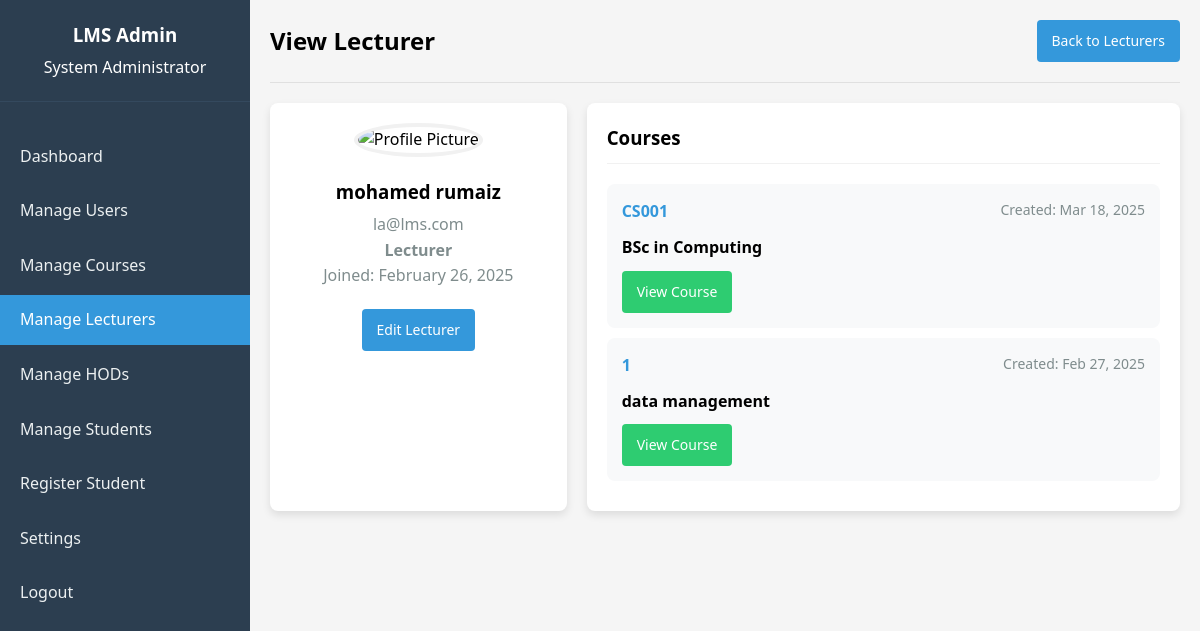
The page /admin/lecturer/view_lecturer.php?id=7 (signed in) on the database its author committed.
### tables this page shows
CREATE TABLE `users` (
  `user_id` int(11) NOT NULL,
  `email` varchar(100) NOT NULL,
  `password` varchar(255) NOT NULL,
  `role` enum('admin','lecturer','student','hod') DEFAULT NULL,
  `first_name` varchar(50) NOT NULL,
  `last_name` varchar(50) NOT NULL,
  `profile_picture` varchar(255) DEFAULT NULL,
  `created_at` timestamp NOT NULL DEFAULT current_timestamp(),
  `updated_at` timestamp NOT NULL DEFAULT current_timestamp() ON UPDATE current_timestamp()
);

CREATE TABLE `courses` (
  `course_id` int(11) NOT NULL,
  `course_code` varchar(20) NOT NULL,
  `title` varchar(100) NOT NULL,
  `description` text DEFAULT NULL,
  `lecturer_id` int(11) DEFAULT NULL,
  `created_at` timestamp NOT NULL DEFAULT current_timestamp(),
  `updated_at` timestamp NOT NULL DEFAULT current_timestamp() ON UPDATE current_timestamp()
);

### admin/lecturer/view_lecturer.php (the view, shortened to what this page needs)
<?php
require_once '../../config.php';
$lecturerId = $_GET['id'];
$stmt = $conn->prepare("
    SELECT user_id, email, first_name, last_name, created_at, profile_picture
    FROM users
    WHERE user_id = ? AND role = 'lecturer'
");
$stmt->bind_param("i", $lecturerId);
$stmt->execute();
$result = $stmt->get_result();
$lecturer = $result->fetch_assoc();
$coursesStmt = $conn->prepare("
    SELECT course_id, course_code, title, created_at
    FROM courses
    WHERE lecturer_id = ?
    ORDER BY created_at DESC
");
$coursesStmt->bind_param("i", $lecturerId);
$coursesStmt->execute();
$coursesResult = $coursesStmt->get_result();
$pageTitle = "View Lecturer";
?>
<!DOCTYPE html>
<html lang="en">
<head>
    <link rel="stylesheet" href="../../assets/css/style.css">
</head>
<body>
    <div class="dashboard-container">
        <div class="sidebar">
            <div class="sidebar-header">
                <h3>LMS Admin</h3>
                <p><?php echo $_SESSION['first_name'] . ' ' . $_SESSION['last_name']; ?></p>
            </div>
            <ul class="sidebar-menu">
                <li><a href="../dashboard.php">Dashboard</a></li>
                <li><a href="../users.php">Manage Users</a></li>
                <li><a href="../courses.php">Manage Courses</a></li>
                <li><a href="lecturers.php" class="active">Manage Lecturers</a></li>
                <li><a href="../hod/hod.php">Manage HODs</a></li>
                <li><a href="../students.php">Manage Students</a></li>
                <li><a href="../register_student.php">Register Student</a></li>
                <li><a href="../settings.php">Settings</a></li>
                <li><a href="../../logout.php">Logout</a></li>
            </ul>
        </div>
        <div class="main-content">
            <div class="header">
                <h2><?php echo $pageTitle; ?></h2>
                <a href="lecturers.php" class="btn">Back to Lecturers</a>
            </div>
            <div class="profile-container">
                <div class="profile-sidebar">
                    <img src="<?php echo !empty($lecturer['profile_picture']) ? $lecturer['profile_picture'] : '../assets/images/default-profile.png'; ?>" alt="Profile Picture" class="profile-picture">
                    <div class="profile-details">
                        <h3><?php echo $lecturer['first_name'] . ' ' . $lecturer['last_name']; ?></h3>
                        <p><?php echo $lecturer['email']; ?></p>
                        <p><strong>Lecturer</strong></p>
                        <p>Joined: <?php echo date('F j, Y', strtotime($lecturer['created_at'])); ?></p>
                    </div>
                    <div class="profile-action">
                        <a href="edit_lecturer.php?id=<?php echo $lecturer['user_id']; ?>" class="btn">Edit Lecturer</a>
                    </div>
                </div>
                <div class="profile-main">
                    <h3 class="section-title">Courses</h3>
                    <?php if ($coursesResult->num_rows > 0): ?>
                        <?php while ($course = $coursesResult->fetch_assoc()): ?>
                            <div class="course-item">
                                <div class="course-header">
                                    <span class="course-code"><?php echo $course['course_code']; ?></span>
                                    <span class="course-date">Created: <?php echo date('M j, Y', strtotime($course['created_at'])); ?></span>
                                </div>
                                <h4><?php echo $course['title']; ?></h4>
                                <div style="margin-top: 10px;">
                                    <a href="view_course.php?id=<?php echo $course['course_id']; ?>" class="btn btn-sm" style="background-color: #2ecc71;">View Course</a>
                                </div>
                            </div>
                        <?php endwhile; ?>
                    <?php endif; ?>
                </div>
            </div>
        </div>
    </div>
</body>
</html>

### assets/css/style.css (style rules this page uses)
* { margin: 0; padding: 0; box-sizing: border-box; font-family: 'Segoe UI', Tahoma, Geneva, Verdana, sans-serif; }
body { background-color: #f5f5f5; line-height: 1.6; }
a { text-decoration: none; }
.dashboard-container { display: flex; min-height: 100vh; }
.sidebar { width: 250px; background-color: #2c3e50; color: white; padding: 20px 0; position: fixed; height: 100vh; overflow-y: auto; }
.sidebar-header { padding: 0 20px 20px; border-bottom: 1px solid #34495e; text-align: center; }
.sidebar-header h3 { margin-bottom: 5px; }
.sidebar-menu { list-style: none; padding: 0; margin: 30px 0; }
.sidebar-menu li { margin-bottom: 5px; }
.sidebar-menu a { display: block; color: #ecf0f1; text-decoration: none; padding: 12px 20px; transition: all 0.3s; }
.sidebar-menu a:hover, .sidebar-menu a.active { background-color: #3498db; color: white; }
.main-content { flex: 1; padding: 20px; margin-left: 250px; background-color: #f5f5f5; }
.header { display: flex; justify-content: space-between; align-items: center; padding-bottom: 20px; border-bottom: 1px solid #e0e0e0; margin-bottom: 20px; }
.btn { background-color: #3498db; color: white; border: none; padding: 10px 15px; border-radius: 4px; cursor: pointer; text-decoration: none; display: inline-block; font-size: 14px; }

### admin/lecturer/view_lecturer.php (style rules this page uses)
.profile-container { display: grid; grid-template-columns: 1fr 2fr; gap: 20px; }
.profile-sidebar { background-color: white; border-radius: 8px; box-shadow: 0 4px 8px rgba(0, 0, 0, 0.1); padding: 20px; text-align: center; }
.profile-picture { width: 150px; height: 150px; border-radius: 50%; object-fit: cover; margin: 0 auto 20px; border: 4px solid #f1f1f1; }
.profile-details { text-align: center; margin-bottom: 20px; }
.profile-details h3 { margin-bottom: 5px; }
.profile-details p { color: #7f8c8d; }
.profile-action { margin-top: 20px; }
.profile-main { background-color: white; border-radius: 8px; box-shadow: 0 4px 8px rgba(0, 0, 0, 0.1); padding: 20px; }
.section-title { margin-bottom: 20px; padding-bottom: 10px; border-bottom: 1px solid #f1f1f1; }
.course-item { padding: 15px; margin-bottom: 10px; border-radius: 8px; background-color: #f8f9fa; transition: transform 0.3s; }
.course-header { display: flex; justify-content: space-between; margin-bottom: 10px; }
.course-code { font-weight: bold; color: #3498db; }
.course-date { color: #7f8c8d; font-size: 14px; }

### rows shown on the page
users: first_name "mohamed", last_name "rumaiz", email "la@lms.com", created_at "February 26, 2025"
courses: course_code "CS001", created_at "Mar 18, 2025", title "BSc in Computing"
courses: course_code "1", created_at "Feb 27, 2025", title "data management"

### other values the page prints
$_SESSION['first_name'] "System"
$_SESSION['last_name'] "Administrator"
$pageTitle "View Lecturer"
